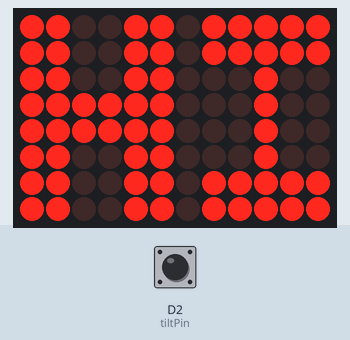
The sketch below on a simulated Arduino Uno R4 WiFi. Parts: 12×8 LED matrix. The test bench sets the inputs (shaded band); at power-on: D2 (tiltPin) HIGH. Random numbers use the default seed unless the sketch sets one.

Above: at 1.2 s.
1.3 s: D2 (tiltPin) driven LOW
At 1.47 s:
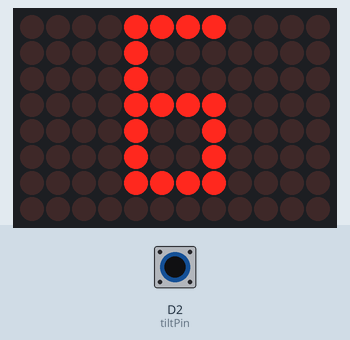
At 2.9 s:
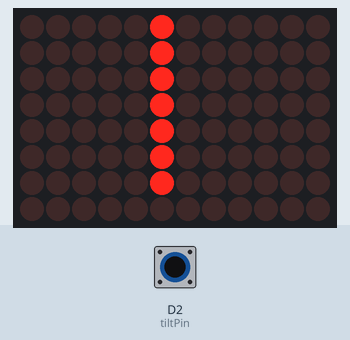
3.1 s: D2 (tiltPin) pulsed HIGH 2 times (0.12 s each, 0.3 s apart)
At 5.6 s:
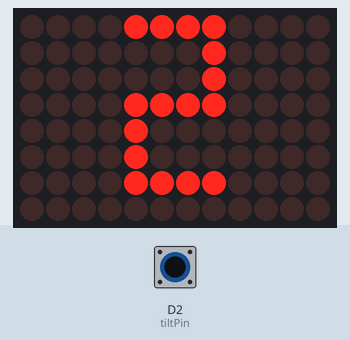
Timing chart, 0 to 7.1 s (numbered marks = the images above; inputs shaded):
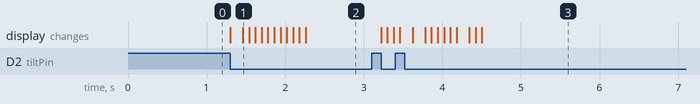

Measured:
- after the input at 1.3 s, the display: first changes at once (image 1 shows a later state)
- after the input at 3.1 s, the display: first changes after 0.12 s (image 3 shows a later state)

The sketch:

19_Digital_Dice_LED_Matrix.ino
```cpp
#include <Arduino_LED_Matrix.h>

ArduinoLEDMatrix matrix;
const int tiltPin = 2;    // The pin where the tilt switch is connected
volatile bool rolling = false;
unsigned long lastShakeTime = 0;
// Pre-defined 2D array
byte frame[8][12] = {
     { 0, 0, 1, 1, 0, 0, 0, 1, 1, 0, 0, 0 },
     { 0, 1, 0, 0, 1, 0, 1, 0, 0, 1, 0, 0 },
     { 0, 1, 0, 0, 0, 1, 0, 0, 0, 1, 0, 0 },
     { 0, 0, 1, 0, 0, 0, 0, 0, 1, 0, 0, 0 },
     { 0, 0, 0, 1, 0, 0, 0, 1, 0, 0, 0, 0 },
     { 0, 0, 0, 0, 1, 0, 1, 0, 0, 0, 0, 0 },
     { 0, 0, 0, 0, 0, 1, 0, 0, 0, 0, 0, 0 },
     { 0, 0, 0, 0, 0, 0, 0, 0, 0, 0, 0, 0 }
};

byte one[8][12] = {
     { 0, 0, 0, 0, 0, 1, 0, 0, 0, 0, 0, 0 },
     { 0, 0, 0, 0, 0, 1, 0, 0, 0, 0, 0, 0 },
     { 0, 0, 0, 0, 0, 1, 0, 0, 0, 0, 0, 0 },
     { 0, 0, 0, 0, 0, 1, 0, 0, 0, 0, 0, 0 },
     { 0, 0, 0, 0, 0, 1, 0, 0, 0, 0, 0, 0 },
     { 0, 0, 0, 0, 0, 1, 0, 0, 0, 0, 0, 0 },
     { 0, 0, 0, 0, 0, 1, 0, 0, 0, 0, 0, 0 },
     { 0, 0, 0, 0, 0, 0, 0, 0, 0, 0, 0, 0 }
};

byte two[8][12] = {
     { 0, 0, 0, 0, 1, 1, 1, 1, 0, 0, 0, 0 },
     { 0, 0, 0, 0, 0, 0, 0, 1, 0, 0, 0, 0 },
     { 0, 0, 0, 0, 0, 0, 0, 1, 0, 0, 0, 0 },
     { 0, 0, 0, 0, 1, 1, 1, 1, 0, 0, 0, 0 },
     { 0, 0, 0, 0, 1, 0, 0, 0, 0, 0, 0, 0 },
     { 0, 0, 0, 0, 1, 0, 0, 0, 0, 0, 0, 0 },
     { 0, 0, 0, 0, 1, 1, 1, 1, 0, 0, 0, 0 },
     { 0, 0, 0, 0, 0, 0, 0, 0, 0, 0, 0, 0 }
};

byte three[8][12] = {
     { 0, 0, 0, 0, 1, 1, 1, 1, 0, 0, 0, 0 },
     { 0, 0, 0, 0, 0, 0, 0, 1, 0, 0, 0, 0 },
     { 0, 0, 0, 0, 0, 0, 0, 1, 0, 0, 0, 0 },
     { 0, 0, 0, 0, 1, 1, 1, 1, 0, 0, 0, 0 },
     { 0, 0, 0, 0, 0, 0, 0, 1, 0, 0, 0, 0 },
     { 0, 0, 0, 0, 0, 0, 0, 1, 0, 0, 0, 0 },
     { 0, 0, 0, 0, 1, 1, 1, 1, 0, 0, 0, 0 },
     { 0, 0, 0, 0, 0, 0, 0, 0, 0, 0, 0, 0 }
};

byte four[8][12] = {
     { 0, 0, 0, 0, 1, 0, 0, 1, 0, 0, 0, 0 },
     { 0, 0, 0, 0, 1, 0, 0, 1, 0, 0, 0, 0 },
     { 0, 0, 0, 0, 1, 0, 0, 1, 0, 0, 0, 0 },
     { 0, 0, 0, 0, 1, 1, 1, 1, 0, 0, 0, 0 },
     { 0, 0, 0, 0, 0, 0, 0, 1, 0, 0, 0, 0 },
     { 0, 0, 0, 0, 0, 0, 0, 1, 0, 0, 0, 0 },
     { 0, 0, 0, 0, 0, 0, 0, 1, 0, 0, 0, 0 },
     { 0, 0, 0, 0, 0, 0, 0, 0, 0, 0, 0, 0 }
};


byte five[8][12] = {
     { 0, 0, 0, 0, 1, 1, 1, 1, 0, 0, 0, 0 },
     { 0, 0, 0, 0, 1, 0, 0, 0, 0, 0, 0, 0 },
     { 0, 0, 0, 0, 1, 0, 0, 0, 0, 0, 0, 0 },
     { 0, 0, 0, 0, 1, 1, 1, 1, 0, 0, 0, 0 },
     { 0, 0, 0, 0, 0, 0, 0, 1, 0, 0, 0, 0 },
     { 0, 0, 0, 0, 0, 0, 0, 1, 0, 0, 0, 0 },
     { 0, 0, 0, 0, 1, 1, 1, 1, 0, 0, 0, 0 },
     { 0, 0, 0, 0, 0, 0, 0, 0, 0, 0, 0, 0 }
};

byte six[8][12] = {
     { 0, 0, 0, 0, 1, 1, 1, 1, 0, 0, 0, 0 },
     { 0, 0, 0, 0, 1, 0, 0, 0, 0, 0, 0, 0 },
     { 0, 0, 0, 0, 1, 0, 0, 0, 0, 0, 0, 0 },
     { 0, 0, 0, 0, 1, 1, 1, 1, 0, 0, 0, 0 },
     { 0, 0, 0, 0, 1, 0, 0, 1, 0, 0, 0, 0 },
     { 0, 0, 0, 0, 1, 0, 0, 1, 0, 0, 0, 0 },
     { 0, 0, 0, 0, 1, 1, 1, 1, 0, 0, 0, 0 },
     { 0, 0, 0, 0, 0, 0, 0, 0, 0, 0, 0, 0 }
};

const uint32_t hi[] = {
  0xcdfcdfcc,
  0x4fc4fc4c,
  0xc4cdfcdf,
  66
};

void display_number(byte number)
{
if(number==1){matrix.renderBitmap(one, 8, 12);}
else if(number==2){matrix.renderBitmap(two, 8, 12);}
else if(number==3){matrix.renderBitmap(three, 8, 12);}
else if(number==4){matrix.renderBitmap(four, 8, 12);}
else if(number==5){matrix.renderBitmap(five, 8, 12);}
else if(number==6){matrix.renderBitmap(six, 8, 12);}
else {matrix.renderBitmap(frame, 8, 12);}
}


void setup() {
  // Initialize LED matrix
  matrix.begin();
  pinMode(tiltPin, INPUT_PULLUP);  // Enable internal pull-up resistor
  attachInterrupt(digitalPinToInterrupt(tiltPin), rollDice, CHANGE);
  matrix.loadFrame(hi);
}


void loop() {
  // Check if it's rolling
  if (rolling) {
    byte number = random(1, 7);  // Generate a random number between 1 and 6
    display_number(number);
    delay(80);  // Delay to make the rolling effect visible

    // Stop rolling after 1 second
    if ((millis() - lastShakeTime) > 1000) {
      rolling = false;
    }
  }
}

// Interrupt handler for shake detection
void rollDice() {
  if (digitalRead(tiltPin) == LOW) {
    lastShakeTime = millis();  // Record the time of shake
    rolling = true;            // Start rolling
  }
}
```
